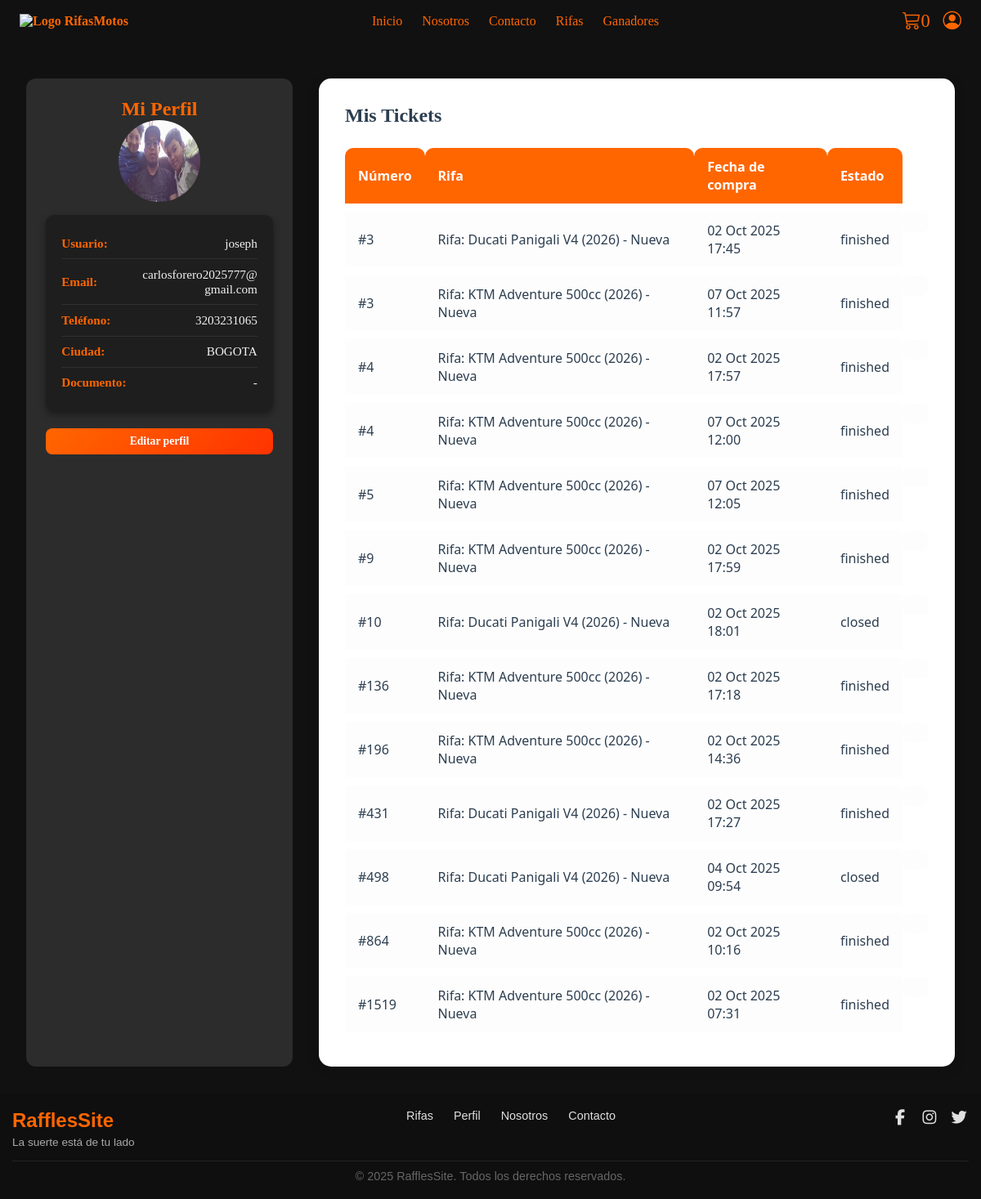
The page /profile/ (signed in) on the database as committed earlier.
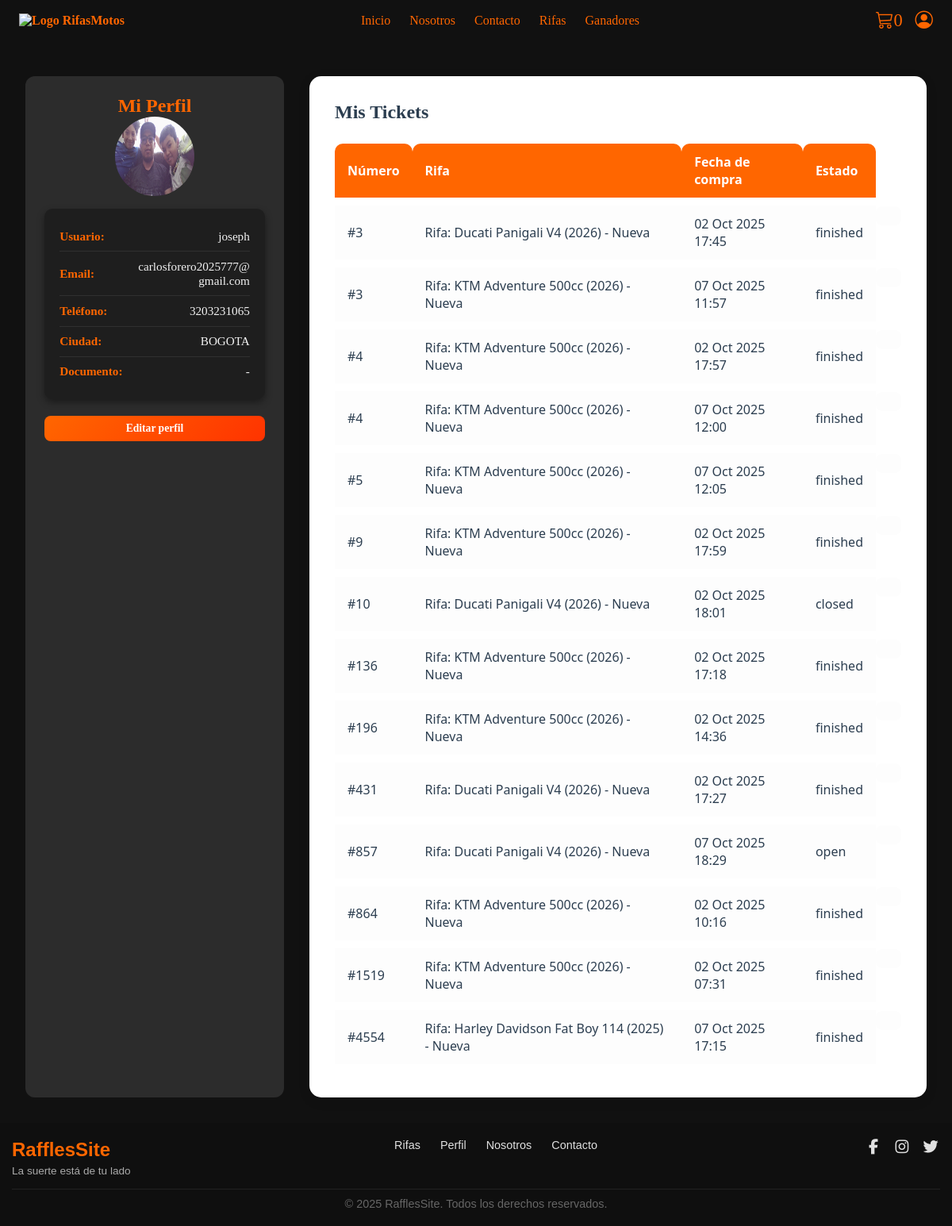
The same page on the database as committed later.
### raffles_app/models.py (models this page shows, shortened)
class Ticket(models.Model):
    PAYMENT_STATUS = [
        ("pending", "Pendiente"),
        ("paid", "Pagado"),
        ("failed", "Fallido"),
    ]
    raffle = models.ForeignKey(
        Raffle,
        on_delete=models.CASCADE,
        related_name="tickets"
    )
    user = models.ForeignKey(
        User,
        on_delete=models.CASCADE,
        related_name="tickets"
    )
    number = models.PositiveIntegerField(blank=True, null=True, db_index=True)
    code = models.UUIDField(default=uuid.uuid4, editable=False, unique=True)  # Código único
    payment_status = models.CharField(
        max_length=20,
        choices=PAYMENT_STATUS,
        default="pending",
        db_index=True
    )
    payment_reference = models.CharField(
        max_length=100,
        blank=True,
        null=True,
        db_index=True
    )
    created_at = models.DateTimeField(auto_now_add=True)
    class Meta:
        ordering = ['number']  # 👈 se eliminó unique_together

class Raffle(models.Model):
    STATUS_CHOICES = [
        ("upcoming", "Proxima"),
        ("open", "Abierta"),
        ("closed", "Cerrada"),
    ]
    motorcycle = models.ForeignKey(
        Motorcycle,
        on_delete=models.CASCADE,
        related_name="raffles"
    )
    ticket_price = models.DecimalField(max_digits=10, decimal_places=2)
    max_tickets = models.PositiveIntegerField()
    status = models.CharField(
        max_length=20,
        choices=STATUS_CHOICES,
        default="open",
        db_index=True
    )
    created_at = models.DateTimeField(auto_now_add=True)
    updated_at = models.DateTimeField(auto_now=True)
    ends_at = models.DateTimeField()
    seed_commitment = models.CharField(max_length=128, blank=True, null=True)
    seed_reveal = models.CharField(max_length=256, blank=True, null=True)
    winner_ticket = models.ForeignKey(
        'Ticket',
        on_delete=models.SET_NULL,
        null=True,
        blank=True,
        related_name="won_raffles"
    )
    def __str__(self):
        return f"Rifa: {self.motorcycle}"

class Motorcycle(models.Model):
    brand = models.CharField(max_length=100, db_index=True)   # Ej: Yamaha
    model = models.CharField(max_length=100, db_index=True)   # Ej: MT-09
    year = models.PositiveIntegerField(db_index=True)         # Ej: 2024
    description = models.TextField(blank=True)
    is_new = models.BooleanField(default=True)     # True = nueva, False = usada
    mileage = models.PositiveIntegerField(
        blank=True, null=True,
        help_text="Kilometraje en kilómetros (solo si es usada)."
    )
    condition = models.CharField(
        max_length=50,
        choices=[
            ("excelente", "Excelente"),
            ("bueno", "Bueno"),
            ("regular", "Regular"),
        ],
        blank=True,
        null=True,
        help_text="Condición general de la moto si es usada."
    )
    def __str__(self):
        estado = "Nueva" if self.is_new else f"Usada - {self.mileage or 0} km"
        return f"{self.brand} {self.model} ({self.year}) - {estado}"

### raffles_app/views.py (the view)
# urls.py: path("profile/", views.user_profile, name="user_profile"),  # Perfil
@login_required
def user_profile(request):
    tickets = Ticket.objects.filter(user=request.user).select_related("raffle")
    return render(request, "raffles/profile.html", {"tickets": tickets})

### raffles_app/templates/raffles/profile.html
{% extends "base.html" %}
{% load static %}
{% block content %}
<section class="profile-section">
  <div class="profile-container">
    <div class="profile-card">
  <h2 class="profile-auth-title">Mi Perfil</h2>
  <div class="profile-photo">
    {% if user.profile.photo %}
      <img src="{{ user.profile.photo.url }}" alt="Foto de perfil">
    {% else %}
      <img src="{% static 'images/default-avatar.png' %}" alt="Avatar por defecto">
    {% endif %}
  </div>
  <div class="profile-data">
    <div class="profile-row">
      <span class="label">Usuario:</span>
      <span class="value">{{ user.username }}</span>
    </div>
    <div class="profile-row">
      <span class="label">Email:</span>
      <span class="value">{{ user.email }}</span>
    </div>
    <div class="profile-row">
      <span class="label">Teléfono:</span>
      <span class="value">{{ user.profile.phone|default:"-" }}</span>
    </div>
    <div class="profile-row">
      <span class="label">Ciudad:</span>
      <span class="value">{{ user.profile.city|default:"-" }}</span>
    </div>
    <div class="profile-row">
      <span class="label">Documento:</span>
      <span class="value">{{ user.profile.document_id|default:"-" }}</span>
    </div>
  </div>
  <div class="profile-actions">
    <a href="{% url 'profile_edit' %}" class="btn-main">Editar perfil</a>
  </div>
</div>
    <div class="profile-tickets-container">
      <h3 class="profile-history-title">Mis Tickets</h3>
      {% if tickets %}
      <div class="profile-tickets-table-container">
        <table class="profile-tickets-table">
          <thead>
            <tr>
              <th>Número</th>
              <th>Rifa</th>
              <th>Fecha de compra</th>
              <th>Estado</th>
            </tr>
          </thead>
          <tbody>
            {% for ticket in tickets %}
            <tr>
              <td>#{{ ticket.number }}</td>
              <td>{{ ticket.raffle }}</td>
              <td>{{ ticket.created_at|date:"d M Y H:i" }}</td>
              <td>{{ ticket.raffle.status }}</td>
              <td class="profile-ticket-status {{ ticket.status|lower }}">{{ ticket.status }}</td>
            </tr>
            {% endfor %}
          </tbody>
        </table>
      </div>
      {% else %}
        <p class="profile-no-tickets">No tienes tickets comprados aún.</p>
      {% endif %}
    </div>
  </div>
</section>
{% endblock %}

Rows that differ between the two databases and show on the page:
removed Ticket: number "498", raffle "Rifa: Ducati Panigali V4 (2026) - Nueva", created_at "04 Oct 2025 09:54", raffle.status "closed"
added Ticket: number "857", raffle "Rifa: Ducati Panigali V4 (2026) - Nueva", created_at "07 Oct 2025 18:29", raffle.status "open"
added Ticket: number "4554", raffle "Rifa: Harley Davidson Fat Boy 114 (2025) - Nueva", created_at "07 Oct 2025 17:15", raffle.status "finished"
